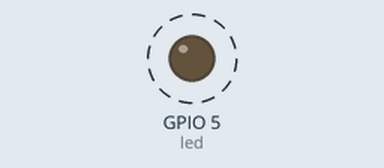
This program was run on a simulated ESP32 board running MicroPython. Shown: output pins drawn as LEDs (lit = HIGH). Dashed ring = blinking.

Above: at 0.05 s.
Timing chart, 0 to 3.0 s (numbered marks = the images above):
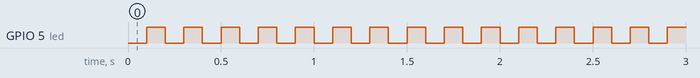

Measured:
- by itself, GPIO 5 (led): alternates HIGH for 0.10 s and LOW for 0.10 s

The program:

led_blink_demo-2.py
```python
#############################################################
# LED blink Demo 2
# Date: 2020-04-18
#############################################################

from machine import Pin
import utime as time

LED_OFF  = 1 # 1=OFF, 0=ON
LED_GPIO = 5 # use GPIO5 for LED output

def main_loop( led ):
    t = time.ticks_ms() # read time ticks (in msec)
    while True:
       if time.ticks_ms() - t >= 100:
           # update the timestamp
           t += 100
           # toggle LED state
           led.value( not led.value() )

try:
    led = Pin( LED_GPIO, Pin.OUT )
    main_loop( led )
except KeyboardInterrupt:
    pass
finally:
    led.value( LED_OFF ) # turn off LED

#############################################################
```
